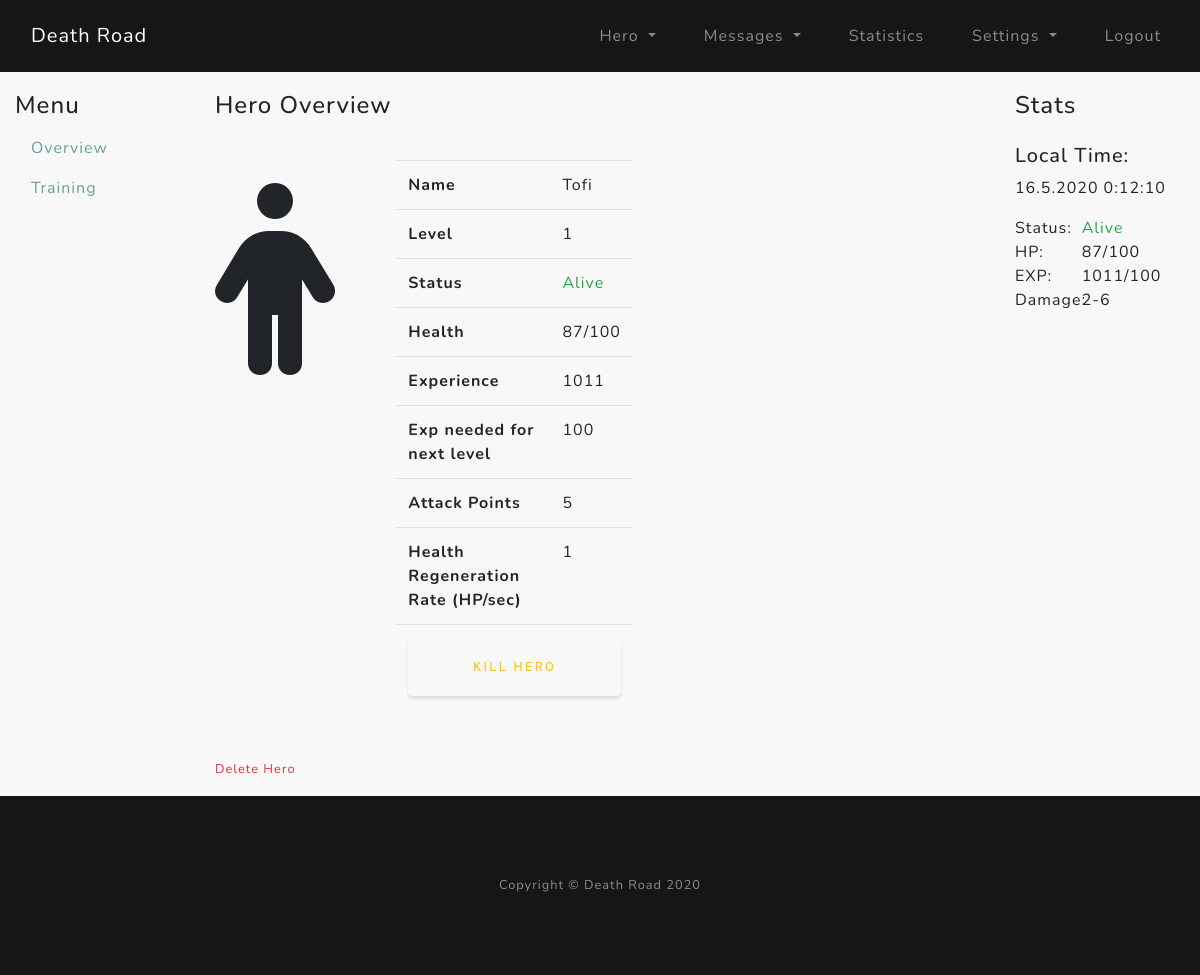
Before: /hero/overview (signed in) with the older database file.
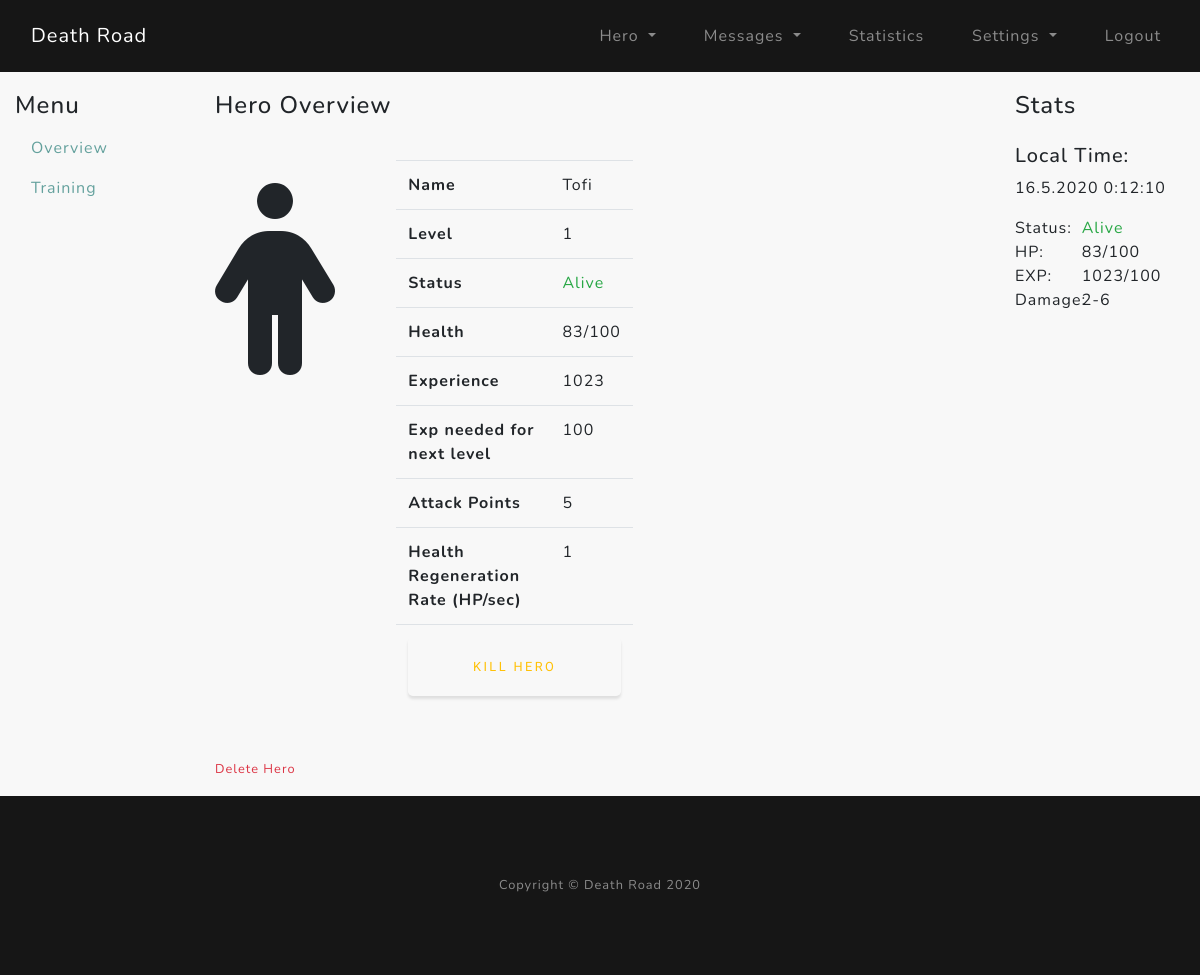
After: the same page with the newer database file.
### core/models.py (models this page shows)
class Hero(db.Model):
    __tablename__ = "hero"
    acc_id = Column(Integer, primary_key=True)  # hero id connected to account id
    name = Column(String(16), unique=True)  # name of the hero
    gender = Column(Boolean)  # 0 - male / 1 - female
    date_created = Column(DateTime)  # date created the hero
    level = Column(Integer)  # current level of the hero
    current_exp = Column(Integer)  # current experience of hero
    next_lvl_exp = Column(Integer)  # exp needed for next level
    hp = Column(Integer)  # current hero health HP
    hp_max = Column(Integer)  # current hero health HP
    hp_regen_rate = Column(Integer)  # hp regeneration per second
    hp_check_regen = Column(DateTime)  # used to calculate the regenerated hp over time
    alive = Column(Integer)  # Check if hero is Death (0), Reviving (1), Alive (2)
    death_check = Column(DateTime)  # Time when the hero was revived
    revive_time = Column(Integer)  # seconds needed to revive the hero after the revive button is pressed
    attack_point = Column(Integer)  # attack points needed to calculate damage

### core/hero/routes.py (the view)
@hero.route("/hero/", methods=["POST", "GET"])
@hero.route("/hero/overview", methods=["POST", "GET"])
@login_required
def hero_home():
    if acc_has_hero(current_user.id):
        return redirect(url_for("hero.hero_create"))
    get_unread_msgs = unread_msgs(current_user.username)
    hero = Hero.query.filter_by(acc_id=current_user.id).first()
    hp_regeneration(current_user.id)
    if hero.alive == 1:
        revive_hero(current_user.id)
    form = ReviveHeroForm()
    if form.h_kill.data and form.validate_on_submit():
        hero.hp = 0
        hero.alive = 0
        db.session.commit()
    if form.h_revive.data and form.validate_on_submit():
        hero.death_check = datetime.now()
        hero.alive = 1
        db.session.commit()
    reviving_time = hero.death_check + timedelta(seconds=hero.revive_time)
    return render_template("hero_home.html", hero=hero, form=form, get_unread_msgs=get_unread_msgs,
                           reviving_time=reviving_time)

### core/hero/forms.py
class ReviveHeroForm(FlaskForm):
    h_revive = SubmitField("Revive Hero")
    h_kill = SubmitField("Kill Hero")

### core/hero/utils.py (called while the page is built)
def acc_has_hero(current_acc_id):
    hero = Hero.query.filter_by(acc_id=current_acc_id).first()
    return False if hero else True

def deltatime(now, then):
    tdelta = now - then
    return tdelta.days * 24 * 3600 + tdelta.seconds

def hp_regeneration(current_acc_id):
    regen = Hero.query.filter_by(acc_id=current_acc_id).first()
    if regen.alive == 2 and regen.hp < regen.hp_max:
        time_passed = deltatime(datetime.now(), regen.hp_check_regen)
        if time_passed > 4:
            regen.hp += time_passed * regen.hp_regen_rate
            if regen.hp > regen.hp_max:
                regen.hp = regen.hp_max
            regen.hp_check_regen = datetime.now()
            db.session.commit()

### core/models.py (called while the page is built)
@login_manager.user_loader
def load_user(user_id):
    return User.query.get(int(user_id))

### core/utils/unread_msgs.py (called while the page is built)
def unread_msgs(current_acc_uname):
    gum = Messages.query.filter_by(recipient=current_acc_uname, del_in=False, seen=False).count()
    return gum

### core/templates/hero_home.html (shortened to what this page needs)
{% extends "hero_layout.html" %}
{% block hero_main %}
<div class="col-lg-8">
    <h4>Hero Overview</h4>
    <div class="row pt-3">
        <div class="col-md-2 text-center" style="font-size: 12rem;">
        {% if hero.gender == False %}
            <i class="fas fa-male"></i>
        {% else %}
            <i class="fas fa-female"></i>
        {% endif %}
        </div>
        <div class="col-md-4 py-3">
            <table class="table table-hover ml-5">
                <tbody>
                    <tr>
                        <th scope="row">Name</th>
                        <td>{{ hero.name }}</td>
                    </tr>
                    <tr>
                        <th scope="row">Level</th>
                        <td>{{ hero.level }}</td>
                    </tr>
                    <tr>
                        <th scope="row">Status</th>
                        {% if hero.alive == 2 %}
                        <td class="text-success">Alive</td>
                        {% elif hero.alive == 1 %}
                        <td class="text-warning">Reviving</td>
                        {% else %}
                        <td class="text-danger">Dead</td>
                        {% endif %}
                    </tr>
                    <tr>
                        <th scope="row">Health</th>
                        <td>{{ hero.hp }}/{{ hero.hp_max }}</td>
                    </tr>
                    <tr>
                        <th scope="row">Experience</th>
                        <td>{{ hero.current_exp }}</td>
                    </tr>
                    <tr>
                        <th scope="row">Exp needed for next level</th>
                        <td>{{ hero.next_lvl_exp }}</td>
                    </tr>
                    <tr>
                        <th scope="row">Attack Points</th>
                        <td>{{ hero.attack_point }}</td>
                    </tr>
                    <tr>
                        <th scope="row">Health Regeneration Rate (HP/sec)</th>
                        <td>{{ hero.hp_regen_rate }}</td>
                    </tr>
                    <tr>
                        <td colspan="2">
                            <form method="post">
                                {% if hero.alive == 2 %}
                                {{ form.h_kill(class="btn btn-outline-warning btn-lg btn-block") }}
                                {% elif hero.alive == 0 %}
                                {{ form.h_revive(class="btn btn-outline-success btn-lg btn-block") }}
                                {% endif %}
                            </form>
                        </td>
                    </tr>
                </tbody>
            </table>
        </div>
    </div>
    <div class="row pt-3">
        <div class="col">
            <a href="/delete" class="text-danger small" role="button" data-toggle="modal" data-target="#deleteHeroModal">Delete Hero</a>
        </div>
    </div>
</div>
{% include "hero_stats.html" %}
{% endblock %}

### core/templates/hero_layout.html
{% extends "layout.html" %}
{% block content %}
<section class="hero_home-section">
    <div class="container py-3">
        <div class="row">
            <div class="col-md-2 d-none d-lg-block">
                <h4>Menu</h4>
                <ul class="nav flex-column">
                    <li class="nav-item">
                        <a class="nav-link" href="{{ url_for('hero.hero_home') }}">Overview</a>
                        <a class="nav-link" href="{{ url_for('hero.hero_training') }}">Training</a>
                    </li>
                </ul>
            </div>
            {% block hero_main %}{% endblock %}
        </div>
    </div>
</section>
{% endblock %}

### core/templates/layout.html (shortened to what this page needs)
<!DOCTYPE html>
<html lang="en">
<head>
    <link rel="stylesheet" href="https://stackpath.bootstrapcdn.com/bootstrap/4.4.1/css/bootstrap.min.css">
    <link href="https://cdnjs.cloudflare.com/ajax/libs/normalize/8.0.1/normalize.css" rel="stylesheet" type="text/css">
    <link href="{{ url_for('static', filename='custom-style.css') }}" rel="stylesheet" type="text/css">
</head>
<body id="page-top">
    <nav class="navbar navbar-expand-md navbar-dark bg-black fixed-top py-3" id="mainNav">
        <div class="container">
            <a class="navbar-brand js-scroll-trigger" href="{{ url_for('main.home') }}">Death Road</a>
            <div class="collapse navbar-collapse" id="navbarResponsive">
                <ul class="navbar-nav ml-auto">
                    {% if current_user.is_authenticated %}
                        <li class="nav-item dropdown">
                            <a class="nav-link dropdown-toggle" href="#" id="heroDropdown" role="button" data-toggle="dropdown" aria-haspopup="true" aria-expanded="false">
                                Hero
                            </a>
                        </li>
                        <li class="nav-item dropdown">
                            <a class="nav-link dropdown-toggle" href="#" id="messagesDropdown" role="button" data-toggle="dropdown" aria-haspopup="true" aria-expanded="false">
                                Messages {% if get_unread_msgs > 0 %}({{ get_unread_msgs }}){% endif %}
                            </a>
                        </li>
                        <li class="nav-item">
                            <a class="nav-link js-scroll-trigger" href="{{ url_for('stats.statistics') }}">Statistics</a>
                        </li>
                        <li class="nav-item dropdown">
                            <a class="nav-link dropdown-toggle" href="#" id="settingsDropdown" role="button" data-toggle="dropdown" aria-haspopup="true" aria-expanded="false">
                                Settings
                            </a>
                        </li>
                        <li class="nav-item">
                            <a class="nav-link js-scroll-trigger" href="{{ url_for('users.logout') }}">Logout</a>
                        </li>
                    {% endif %}
                </ul>
            </div>
        </div>
    </nav>
    {% block content %}{% endblock %}
    <footer class="bg-black small text-center text-white-50">
        <div class="container">
            Copyright &copy; Death Road 2020
        </div>
    </footer>
</body>
</html>

### core/templates/hero_stats.html (shortened to what this page needs)
<div class="col-lg-2 order-first order-lg-2">
    <h4>Stats</h4>
    <div class="row py-3">
        <div class="col">
            <h5>Local Time:</h5>
            <div id="timeNow"></div>
        </div>
    </div>
    <div class="row">
        <div class="col-4">Status:</div>
        {% if hero.alive == 2 %}
        <div class="col-8 text-success">Alive</div>
        {% elif hero.alive == 1 %}
        <div class="col-8 text-warning">Reviving</div>
        {% else %}
        <div class="col-8 text-danger">Dead</div>
        {% endif %}
    </div>
    <div class="row">
        <div class="col-4">HP:</div>
        <div class="col-8">{{ hero.hp }}/{{ hero.hp_max }}</div>
    </div>
    <div class="row">
        <div class="col-4">EXP:</div>
        <div class="col-8">{{ hero.current_exp }}/{{ hero.next_lvl_exp }}</div>
    </div>
    <div class="row">
        <div class="col-4">Damage:</div>
        <div class="col-8">{{ (hero.attack_point * 0.5)|round|int }}-{{ (hero.attack_point * 1.26)|round|int }}</div>
    </div>
</div>

### core/static/custom-style.css (style rules this page uses)
html, body { scroll-behavior: smooth; }
body { font-family: 'Nunito'; letter-spacing: 0.0625em; background-color: #f8f8f8; }
a { color: #64a19d; }
.bg-black { background-color: #161616 !important; }
@media (min-width: 1000px) { .container { max-width: 1600px; } }
.navbar ul li { margin-left: 32px; }
.btn { box-shadow: 0 0.1875rem 0.1875rem 0 rgba(0, 0, 0, 0.1) !important; padding: 1.25rem 2rem; font-family: 'Varela Round'; font-size: 80%; text-transform: uppercase; letter-spacing: .15rem; border: 0; }
footer { padding: 5rem 0; }
.hero_home-section { margin: 75px 0 0 0; }

Changed rows visible on the page:
changed Hero "Tofi": hp "87" → "83"; current_exp "1011" → "1023"
